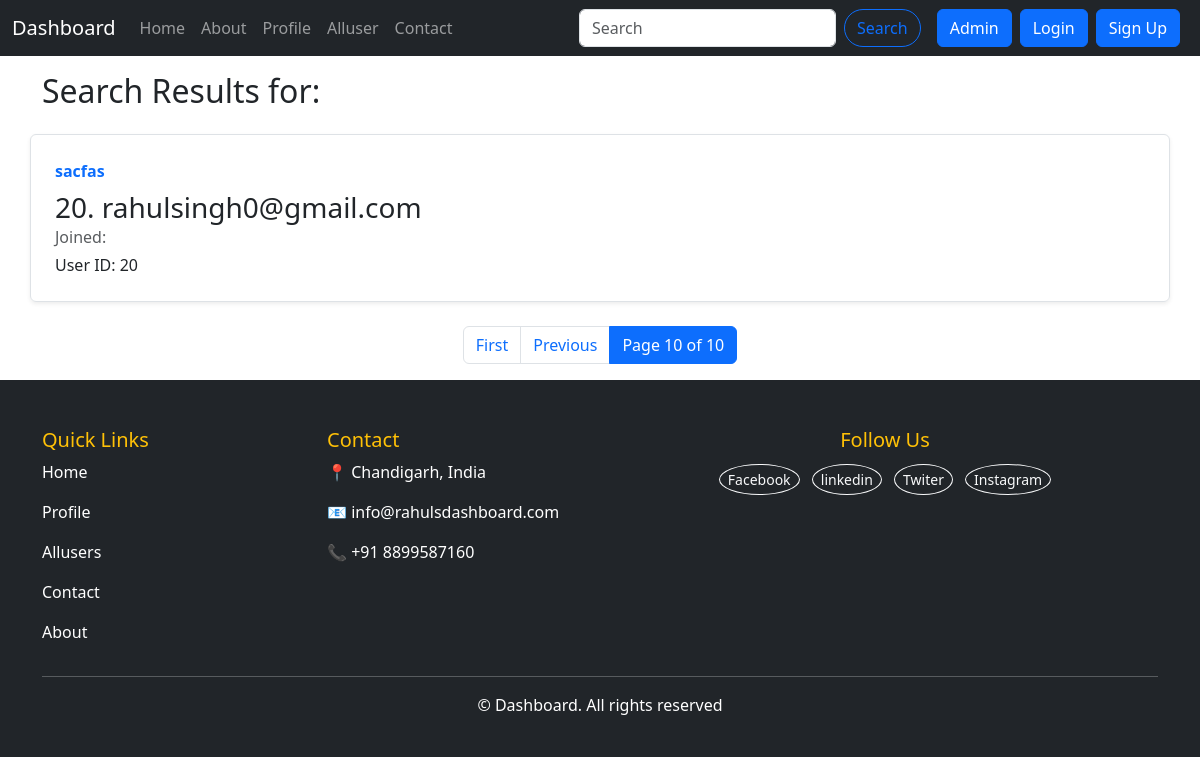
Page /search/?query=&page=11 on the earlier database version.
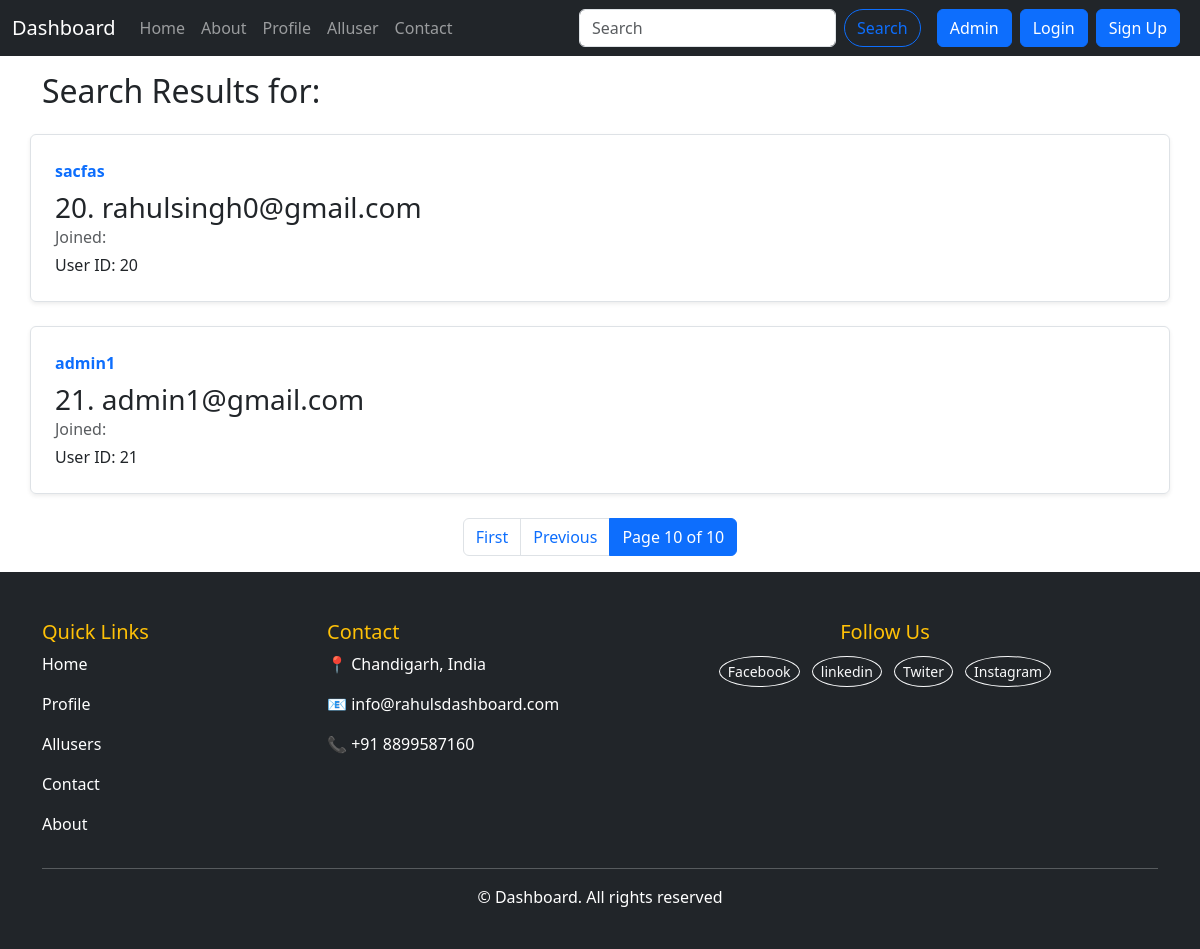
Same page on the later database version.
### dashboard/models.py (models this page shows, shortened)
class User(AbstractBaseUser, PermissionsMixin):
    email = models.EmailField(
        verbose_name="Email",
        max_length=255,
        unique=True,
    )
    name = models.CharField(max_length=200)
    tc = models.BooleanField()
    is_active = models.BooleanField(default=True)
    is_admin = models.BooleanField(default=False)
    created_at = models.DateTimeField(auto_now_add=True)
    updated_at = models.DateTimeField(auto_now=True)
    objects = UserManager()
    USERNAME_FIELD = "email"
    REQUIRED_FIELDS = ["name" , 'tc']

### dashboard/views.py (the view)
# urls.py: path('search/', search_users, name='search'),
def search_users(request):
    query = request.GET.get('query', '').strip()
    if len(query) > 80:
        users = User.objects.none()
    else:
        users = User.objects.filter(name__icontains=query)
    paginator = Paginator(users, 2)  # 6 users per page
    page_number = request.GET.get('page')
    page_obj = paginator.get_page(page_number)
    context = {
        'users': page_obj,
        'query': query
    }
    return render(request, 'search.html', context)

### dashboard/templates/search.html (shortened to what this page needs)
{% extends "base.html" %}
{% block blogactive %}
Search Results
{% endblock blogactive %}
{% block body %}
<div class="container my-3">
    <h2>Search Results for: <b>{{ query }}</b></h2>
    {% for user in users %}
    <div class="row no-gutters border rounded overflow-hidden flex-md my-4 shadow-sm h-md-250 position-relative">
        <div class="col p-4 d-flex flex-column position-static">
            <strong class="d-inline-block mb-2 text-primary">{{ user.name }}</strong>
            <h3 class="mb-0">{{ user.id }}. {{ user.email }}</h3>
            <div class="mb-1 text-muted">Joined: {{ user.date_joined|date:"M d, Y - H:i" }}</div>
            <p class="card-text mb-auto">User ID: {{ user.id }}</p>
        </div>
    </div>
    {% endfor %}
    <nav class="mt-4">
        <ul class="pagination justify-content-center">
            {% if users.has_previous %}
                <li class="page-item">
                    <a class="page-link" href="?query={{ query }}&page=1">First</a>
                </li>
                <li class="page-item">
                    <a class="page-link" href="?query={{ query }}&page={{ users.previous_page_number }}">Previous</a>
                </li>
            {% endif %}
            <li class="page-item active">
                <span class="page-link">
                    Page {{ users.number }} of {{ users.paginator.num_pages }}
                </span>
            </li>
        </ul>
    </nav>
</div>
{% endblock body %}

Differences in the rows shown:
added User: name "admin1", id "21", email "admin1@gmail.com"
